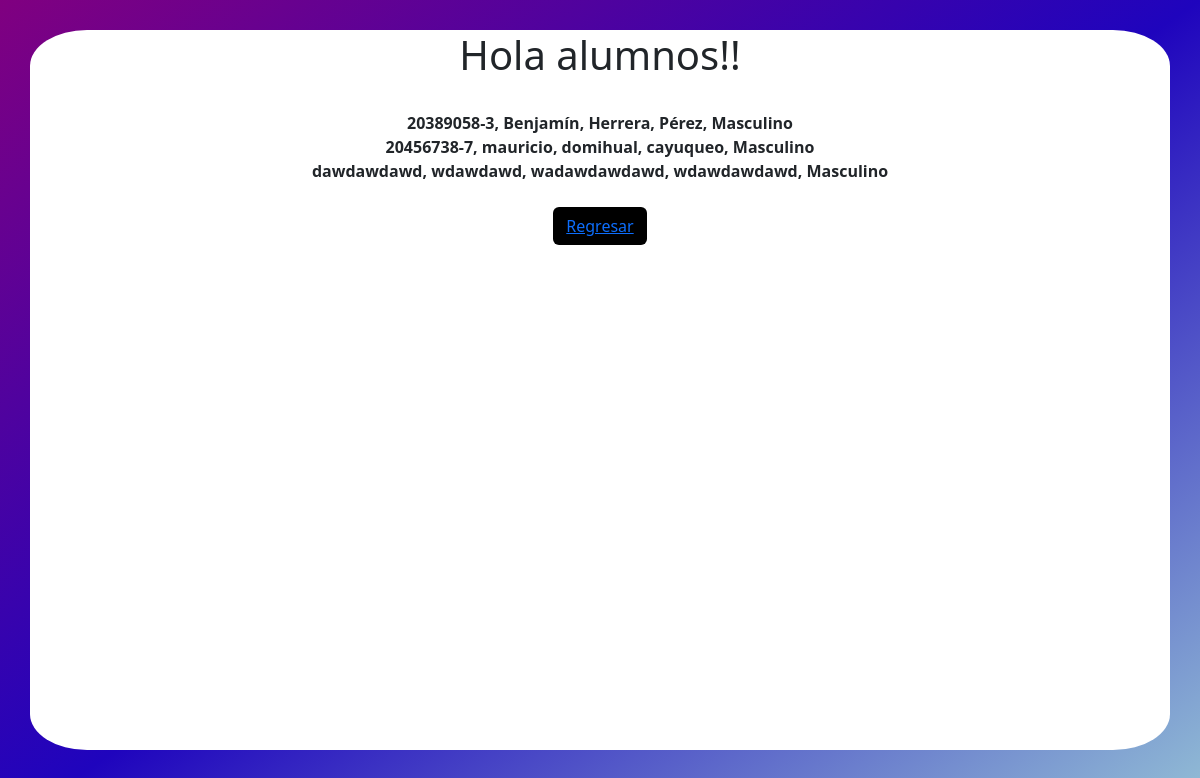
Page /formulario/index on the earlier database version.
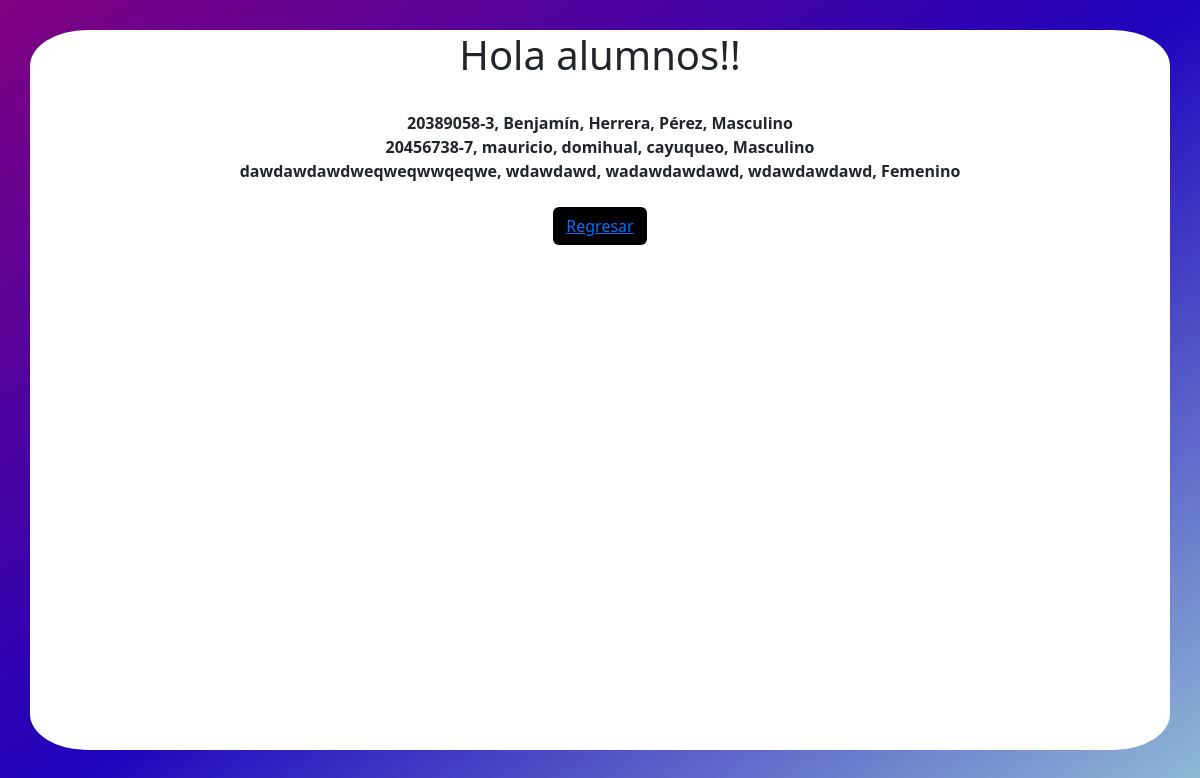
Same page on the later database version.
### formulario/models.py (models this page shows)
class Alumno(models.Model):
    rut              = models.CharField(primary_key=True, max_length=10)
    nombre           = models.CharField(max_length=20)
    apellido_paterno = models.CharField(max_length=20)
    apellido_materno = models.CharField(max_length=20)
    fecha_nacimiento = models.DateField(blank=False, null=False)
    id_genero        = models.ForeignKey('Genero',on_delete=models.CASCADE, db_column='idGenero')
    telefono         = models.CharField(max_length=45)
    email            = models.EmailField(unique=True, max_length=100, blank=True, null=True)
    direccion        = models.CharField(max_length=50, blank=True, null=True)
    activo           = models.IntegerField()

class Genero(models.Model):
    id_genero  = models.AutoField(db_column='idGenero', primary_key=True)
    genero     = models.CharField(max_length=20, blank=False, null=False)

### formulario/views.py (the view)
# urls.py: path('index', views.index, name='index'),
def index(request):
    alumnos = Alumno.objects.all()
    context={"alumnos":alumnos}
    return render(request, 'formulario/index.html', context)

### formulario/templates/formulario/index.html (shortened to what this page needs)
<!DOCTYPE html>
<html lang="es">
<head>
  {% load static %}
  <link rel="stylesheet" href="{% static 'css/estilos.css' %}">
  <link href="https://cdn.jsdelivr.net/npm/bootstrap@5.3.3/dist/css/bootstrap.min.css" rel="stylesheet"
 />
</head>
<body>
  <div class="container">
    <h1>Hola alumnos!!</h1>
    <br>
    {% for alumno in alumnos %}
    {{alumno.rut}}, {{alumno.nombre}}, {{alumno.apellido_paterno}},
    {{alumno.apellido_materno}}, {{alumno.id_genero.genero}} <br>
    {% endfor %}
    <br>
    <button class="btn" style="background-color: black; color: white;"><a href="/">Regresar</a></button>
  </div>
</body>
</html>

Differences in the rows shown:
removed Alumno: rut "dawdawdawd", nombre "wdawdawd", apellido_paterno "wadawdawdawd", apellido_materno "wdawdawdawd", id_genero.genero "Masculino"
added Alumno: rut "dawdawdawdweqweqwwqeqwe", nombre "wdawdawd", apellido_paterno "wadawdawdawd", apellido_materno "wdawdawdawd", id_genero.genero "Femenino"
